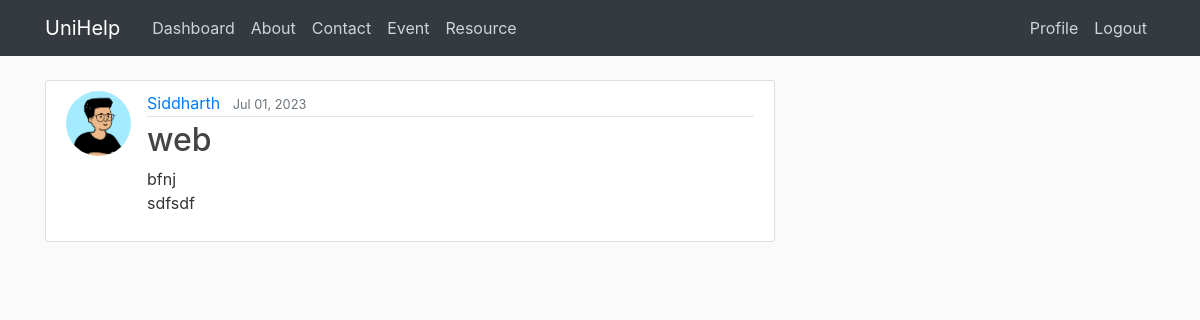
Page /post/2/ (signed in) on the earlier database version.
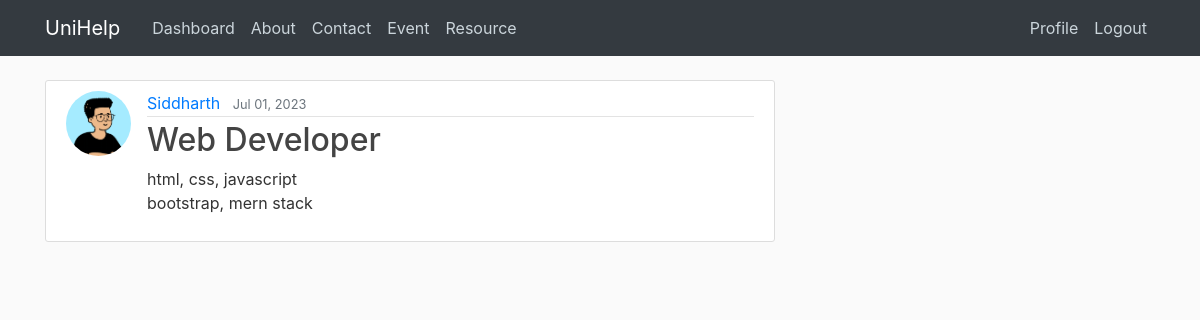
Same page on the later database version.
### blog/models.py (models this page shows, shortened)
class Post(models.Model):
    title = models.CharField(max_length=100)
    content = models.TextField()
    date_posted = models.DateTimeField(default=timezone.now)
    author = models.ForeignKey(User, on_delete=models.CASCADE)
    unique_number = models.IntegerField(unique=True, null=True)

### users/models.py (models this page shows, shortened)
class Profile(models.Model):
    user = models.OneToOneField(User, on_delete=models.CASCADE)
    role = models.CharField(max_length=10, default='Alumni')
    image = models.ImageField(default='default.png', upload_to='profile_pics')
    has_submitted_form = models.ManyToManyField('blog.Post', blank=True)  # Import Post model from your app

### blog/views.py (the view)
# urls.py: path('post/<int:pk>/', PostDetailView.as_view(), name='post-detail'),  # pk: primary key
class PostDetailView(LoginRequiredMixin, DetailView):
    model = Post
    template_name = 'blog/post_detail.html'
    def get_context_data(self, **kwargs):
        context = super().get_context_data(**kwargs)
        post = self.get_object()
        user = self.request.user
        has_submitted_form = AppliedSubmission.objects.filter(post=post, author=user).exists()
        context['user'] = user
        context['has_submitted_form'] = has_submitted_form
        return context

### blog/templates/blog/post_detail.html (shortened to what this page needs)
{% extends "blog/base.html" %}
{% block content %}
    <article class="media content-section">
        <img class="rounded-circle article-img" src="{{ object.author.profile.image.url }}">
        <div class="media-body">
            <div class="article-metadata">
                <a class="mr-2" href="{% url 'user-posts' object.author.username %}">{{ object.author }}</a>
                <small class="text-muted">{{ object.date_posted|date:"M d, Y" }}</small>
            </div>
            <h2 class="article-title">{{ object.title }}</h2>
            <p class="article-content">{{ object.content }}</p>
        </div>
    </article>
{% endblock content %}

Differences in the rows shown:
changed Post "Siddharth": title "web" → "Web Developer"; content "bfnj sdfsdf" → "html, css, javascript bootstrap, mern stack"
